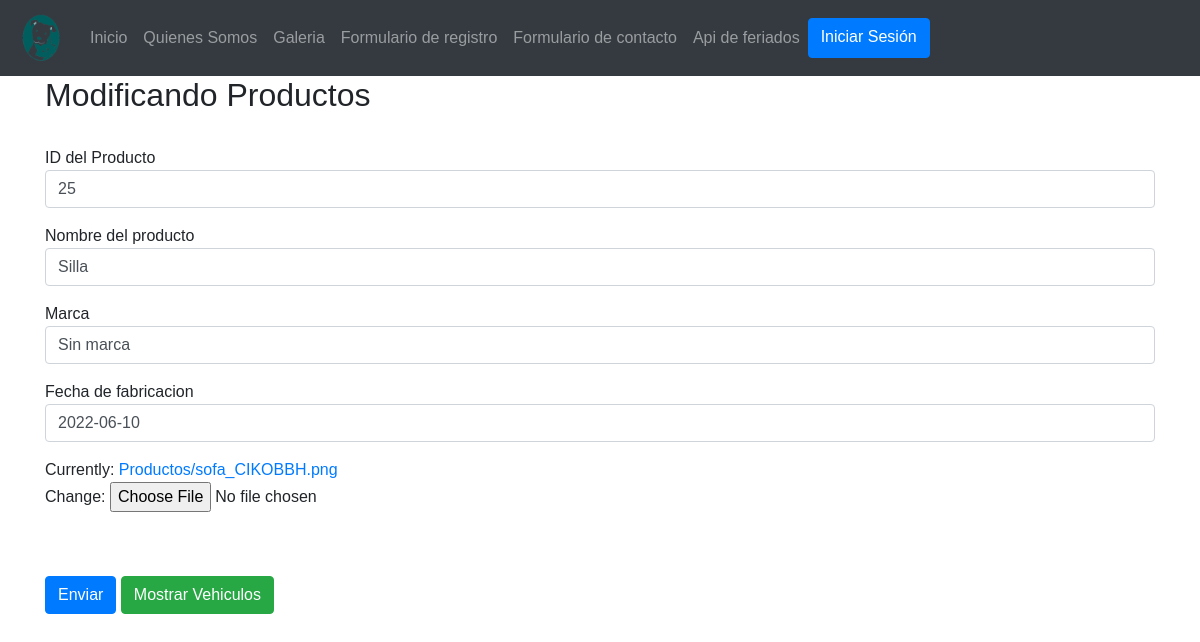
Screenshot of /form_mod_producto/25 with the database file from the repository.
### MascotasCore/models.py (models this page shows, shortened)
class Producto(models.Model):
    idProducto = models.IntegerField(primary_key=True, verbose_name='Id de Producto')
    nombre = models.CharField(max_length=50, verbose_name='Nombre de producto')
    marca = models.CharField(max_length=50, verbose_name='Marca de producto')
    fechaFabricacion = models.DateField()
    imagen = models.ImageField(upload_to="Productos", null=True)

### MascotasCore/views.py (the view)
# urls.py: path('form_mod_producto/<id>', form_mod_producto, name="form_mod_producto"),
def form_mod_producto(request, id):
    producto = Producto.objects.get(idProducto=id)
    datos = {
        'form': ProductoForm(instance = producto)
    }
    if request.method=='POST':
        formulario = ProductoForm(data=request.POST, files=request.FILES, instance = producto)
        if formulario.is_valid():
            formulario.save()
            datos['mensaje'] = "Modificados correctamente"
    return render(request, 'form_mod_producto.html', datos)

### MascotasCore/templates/form_mod_producto.html (shortened to what this page needs)
<!DOCTYPE html>
<html lang="en">
<head>
    {% load static %}
    <link href="https://cdn.jsdelivr.net/npm/bootstrap@5.0.1/dist/css/bootstrap.min.css" rel="stylesheet">
    <link rel="stylesheet" href="cdn.jsdelivr.net/npm/bootstrap@4.6.0/dist/css/bootstrap.min.css">
</head>
<body>
    <nav class="navbar navbar-expand-sm navbar-dark bg-dark">
        <a class="navbar-brand" href="#">
          <img src="{% static 'img/logo3.png' %}" width="50" height="50" alt="">
        </a>
        <div class="collapse navbar-collapse" id="opciones">
          <ul class="navbar-nav">
            <li class="nav-item">
              <a class="nav-link" href="{% url 'index' %}">Inicio</a>
            </li>
            <li class="nav-item">
              <a class="nav-link" href="{% url 'somos' %}">Quienes Somos</a>
            </li>
            <li class="nav-item">
              <a class="nav-link" href="{% url 'galeria' %}">Galeria</a>
            </li>
            <li class="nav-item">
              <a class="nav-link" href="{% url 'FormReg' %}">Formulario de registro</a>
            </li>
            <li class="nav-item">
              <a class="nav-link" href="{% url 'FormCont' %}">Formulario de contacto</a>
            </li>
            <li class="nav-item">
              <a class="nav-link" href="{% url 'Api' %}">Api de feriados</a>
            </li>
            {% if user.is_authenticated %}
            <a href="{%  url 'logout' %}" class="btn btn-primary">Cerrar Sesión</a>
            <a href="#">Bienvenido @{{user.username}}</a>
        {% else %}
            <a href="{% url 'login' %}" class="btn btn-primary">Iniciar Sesión</a>
        {% endif %}
          </ul>
        </div>
      </nav>
    <div class="container">
        <h2>Modificando Productos</h2><br>
        <form method="POST" enctype="multipart/form-data" action="#" id="formulario">
            <div class="form-group">
                {{form.idProducto.label}}
                {{form.idProducto}}
            </div>
            <div class="form-group">
                {{form.nombre.label}}
                {{form.nombre}}
            </div>
            <div class="form-group">
                {{form.marca.label}}
                {{form.marca}}
            </div>
            <div class="form-group">
                {{form.fechaFabricacion.label}}
                {{form.fechaFabricacion}}
            </div>
            <div class="form-group">
                {{form.imagen}}
            </div>
            <br><br>
            <input type="submit" class="btn btn-primary" value="Enviar">
            <a href="{% url 'MostrarProducto' %}" class="btn btn-success">Mostrar Vehiculos</a>
        </form>
    </div>
</body>
</html>

### MascotasCore/templates/form_mod_producto.html (style rules this page uses)
body { font-family: Arial; }

### rows the page displays
Producto: idProducto "25", nombre "Silla", marca "Sin marca", fechaFabricacion "2022-06-10"
